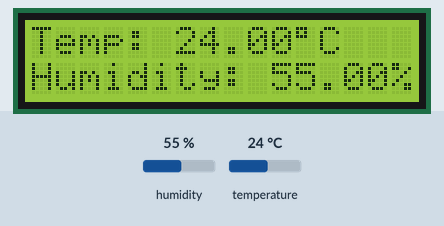
Simulated run of this sketch. Board: Arduino Uno, built with avr-gcc and run on an emulated ATmega328P. Parts: 16×2 character LCD. The test bench sets the inputs (shaded band); at power-on: humidity 55 %, temperature 24 °C. The modem accepts every AT command (registered, SIM ready, sends succeed) and sends nothing else; what the sketch prints to the serial monitor is not drawn.

Above: at 1.2 s.
1.3 s: humidity set to 22 %
At 4.0 s:
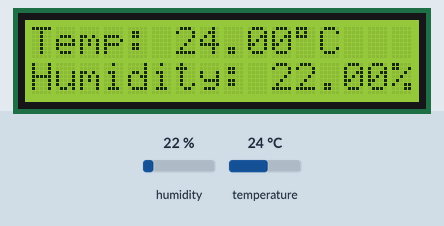
5.2 s: temperature set to 12 °C
At 7.4 s:
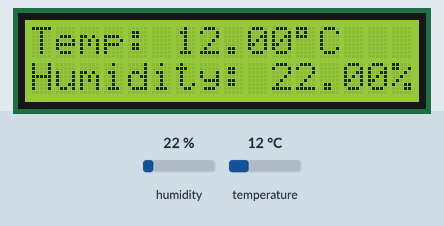
9.1 s: humidity set to 40 %
At 9.5 s:
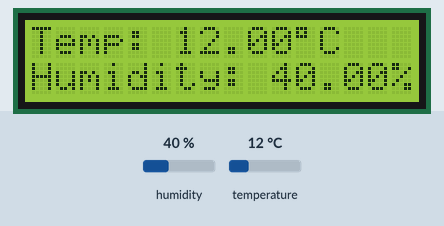
13.0 s: temperature set to 19 °C
At 16.2 s:
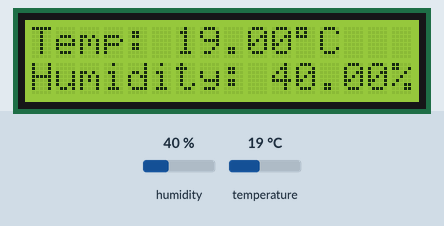
Timing chart, 0 to 17.7 s (numbered marks = the images above; inputs shaded):
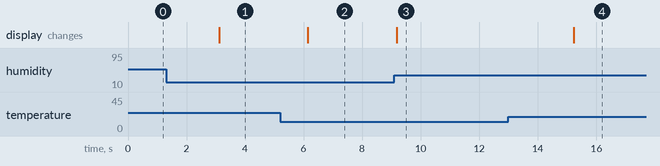

Measured:
- after the input at 1.3 s, the display: changes after 1.8 s (image 1)
- after the input at 5.2 s, the display: changes after 0.95 s (image 2)
- after the input at 9.1 s, the display: changes after 0.08 s (image 3)
- after the input at 13.0 s, the display: changes after 2.2 s (image 4)

The sketch:

fitpi-weather-station.ino
```cpp
#include <dht.h>
#include <LiquidCrystal.h>

#include <SoftwareSerial.h>
#define RX 10
#define TX 9
SoftwareSerial esp8266(RX,TX);

LiquidCrystal lcd(12, 11, 5, 4, 3, 2);

dht DHT;

#define DHT11_PIN 7

String AP = "DIGI-7sH7";
String PASS = "bb39ZbX7";
String API = "R3ZORA3750S0QXRN";
String HOST = "api.thingspeak.com";
String PORT = "80";
String field = "field1";
int countTrueCommand;
int countTimeCommand;
boolean found = false;
String valSensor = "";

void setup(){
  Serial.begin(9600);
  lcd.begin(16, 2);
  esp8266.begin(115200);
  esp8266.println("AT+CWMODE=1");
  //sendCommand("AT+CWJAP=\""+ AP +"\",\""+ PASS +"\"",20,"OK");
}

void loop()
{
  int chk = DHT.read11(DHT11_PIN);
  lcd.setCursor(0,0);
  lcd.print("Temp: ");
  lcd.print(DHT.temperature);
  lcd.print((char)223);
  lcd.print("C");
  lcd.setCursor(0,1);
  lcd.print("Humidity: ");
  lcd.print(DHT.humidity);
  lcd.print("%");

  Serial.print(DHT.temperature);
  Serial.print("\t"); // for splitting
  Serial.print(DHT.humidity);
  Serial.print("\n"); // for new line

  //valSensor = getSensorData();
  //String getData = "GET /update?api_key="+ API +"&"+ field +"="+String(valSensor);
  //sendCommand("AT+CIPMUX=1",5,"OK");
  //sendCommand("AT+CIPSTART=0,\"TCP\",\""+ HOST +"\","+ PORT,15,"OK");
  //sendCommand("AT+CIPSEND=0," +String(getData.length()+4),4,">");
  //esp8266.println(getData);
  //delay(1500);
  //countTrueCommand++;
  //sendCommand("AT+CIPCLOSE=0",5,"OK");

  delay(3000);
}

String getSensorData() {
  return ""+String(DHT.temperature)+","+String(DHT.humidity)+"";
}

void sendCommand(String command, int maxTime, char readReplay[]) {
  Serial.print(countTrueCommand);
  Serial.print(". at command => ");
  Serial.print(command);
  Serial.print(" ");
  while(countTimeCommand < (maxTime*1))
  {
    esp8266.println(command);//at+cipsend
    if(esp8266.find(readReplay))//ok
    {
      found = true;
      break;
    }

    countTimeCommand++;
  }

  if(found == true)
  {
    Serial.println("OYI");
    countTrueCommand++;
    countTimeCommand = 0;
  }

  if(found == false)
  {
    Serial.println("Fail");
    countTrueCommand = 0;
    countTimeCommand = 0;
  }

  found = false;
 }
```
